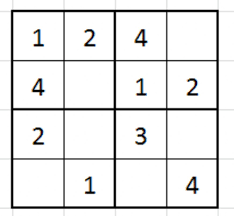
#> input picture Image Processing/Görüntü işleme/Gradyanlar/indir.png, 234 x 216 px
$ python 'Resim İçe aktarma.py'   (older library calls are emulated)
#> lines starting #> are read from the running program, lines starting #| are printed output that depends on the picture
# -*- coding: utf-8 -*-
"""
Created on Sat Feb  5 12:39:15 2022

@author: Numan
"""

""" Resim içe aktarma"""


import cv2
import matplotlib.pyplot as plt

img=cv2.imread("indir.png",0)
#> img: shape (216, 234); min 0, max 255, mean 232.8
plt.figure()
plt.imshow(img,cmap="gray")
plt.axis("off")
plt.show()

sobelx=cv2.Sobel(img, ddepth=cv2.CV_16S, dx=0, dy=1, ksize=5)
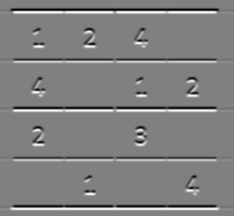
#> sobelx: shape (216, 234) int16; min -12078, max 11888, mean 0; drawn with min black and max white
plt.figure()
plt.imshow(sobelx,cmap="gray")
plt.axis("off")
plt.show()

laplacian=cv2.Laplacian(img, ddepth=cv2.CV_16S)
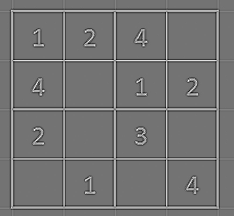
#> laplacian: shape (216, 234) int16; min -351, max 423, mean 0; drawn with min black and max white
plt.figure()
plt.imshow(laplacian,cmap="gray")
plt.axis("off")
plt.show()
